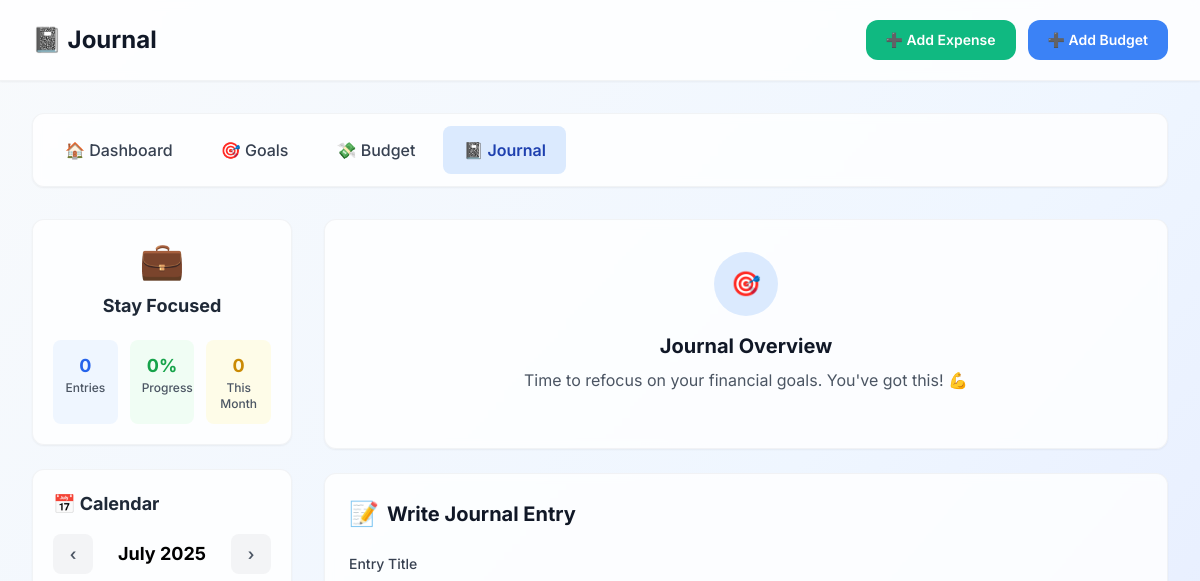
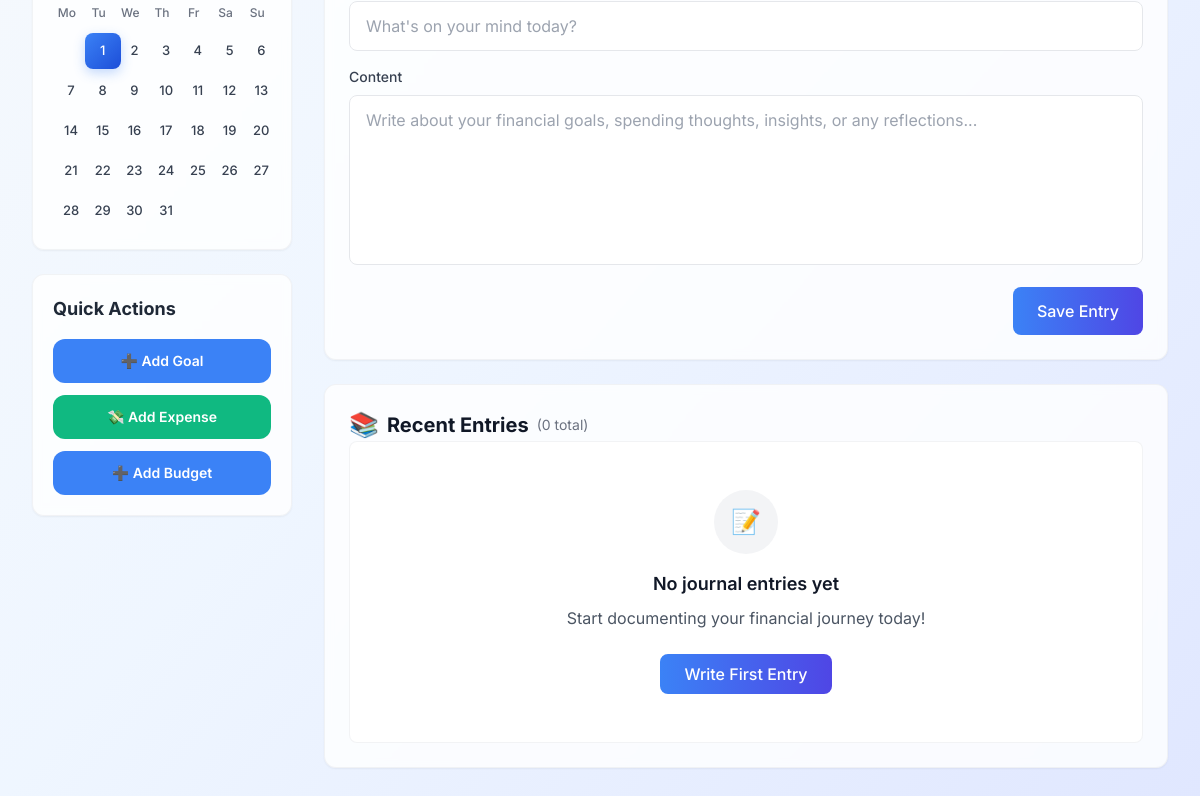
/journal, run on an earlier commit of the app's database (2 pictures, top to bottom).
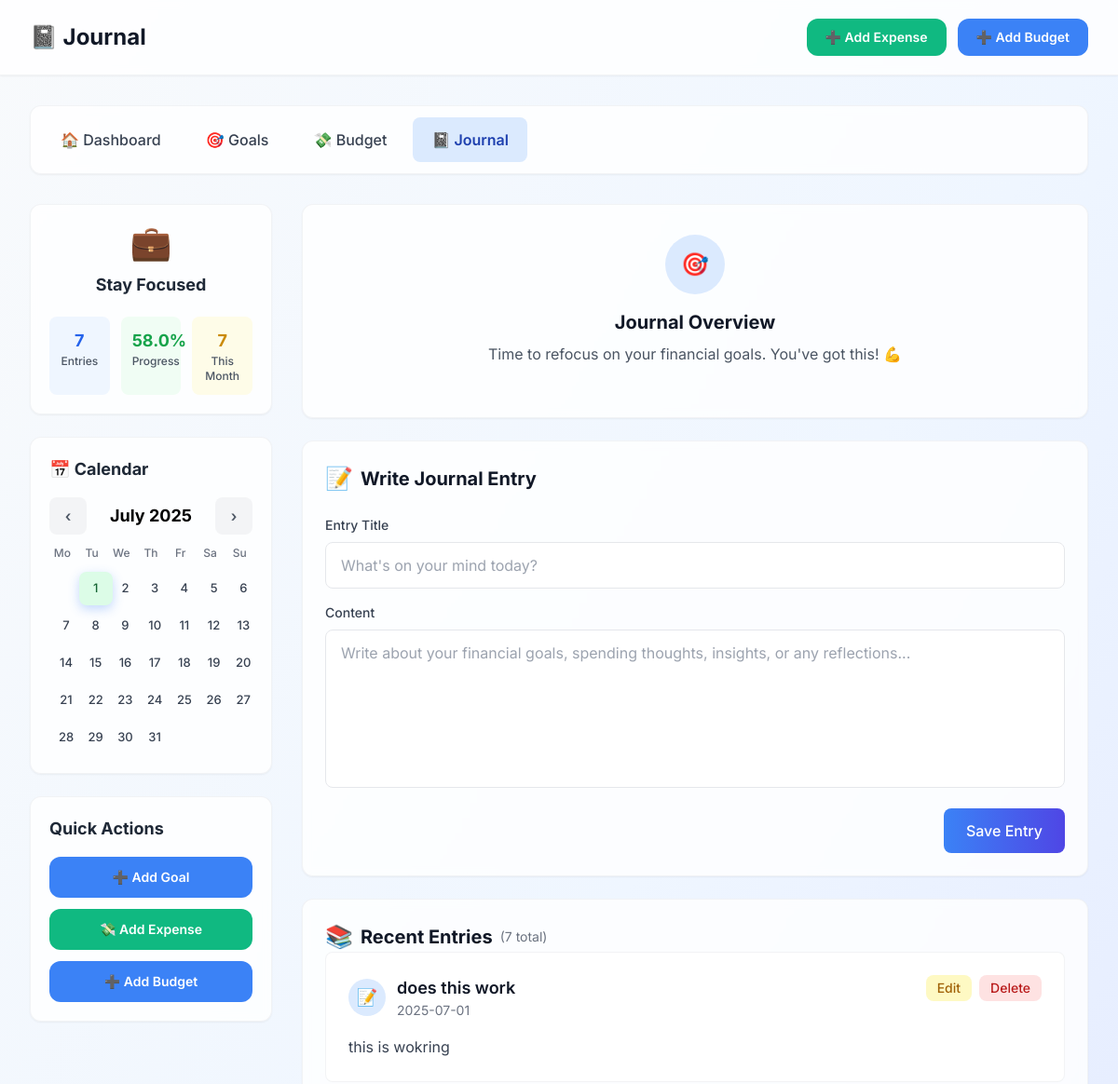
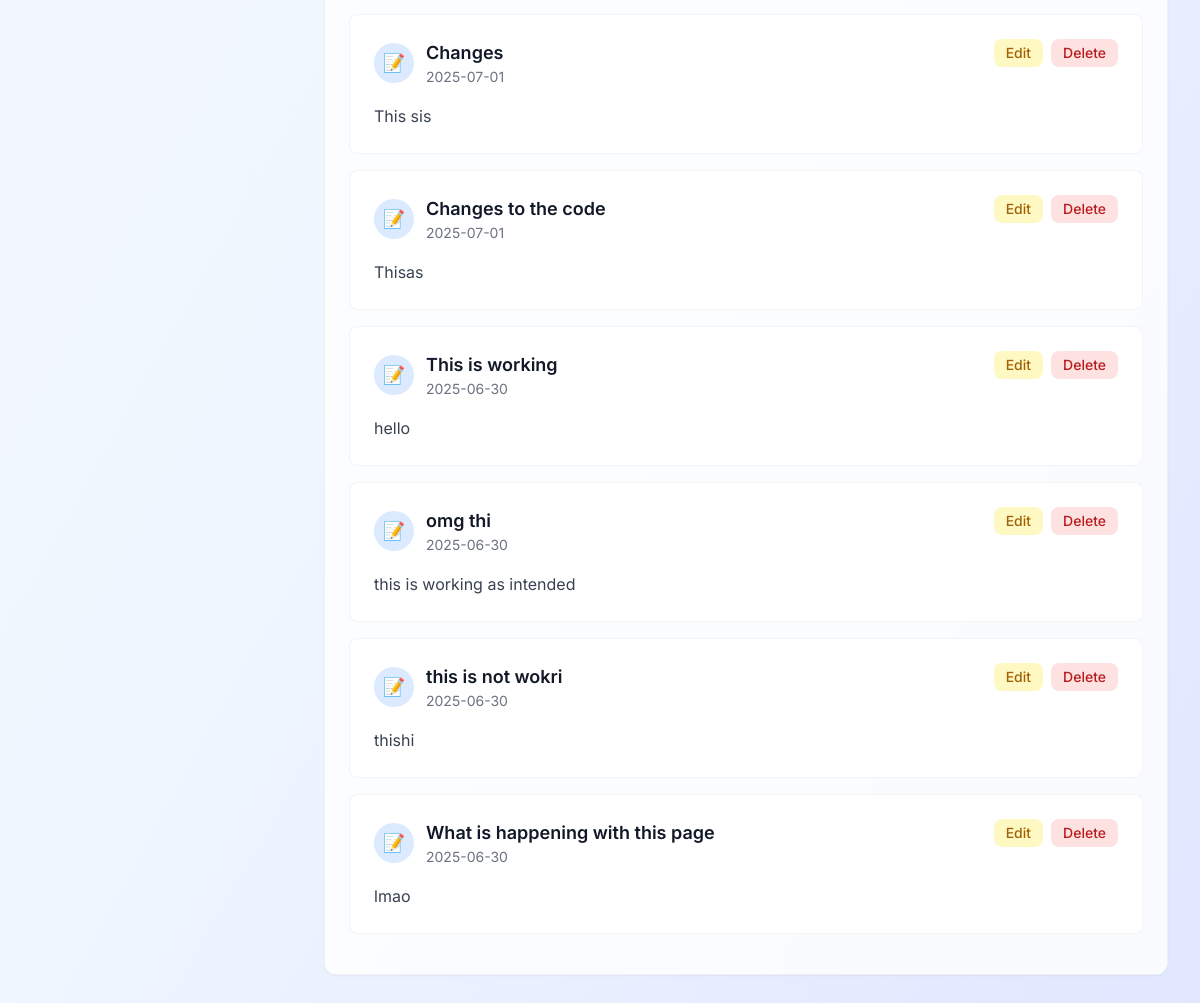
And on a later commit of the database (2 pictures, top to bottom).
### tables this page shows
CREATE TABLE journal (
            id INTEGER PRIMARY KEY AUTOINCREMENT,
            title TEXT NOT NULL,
            content TEXT NOT NULL,
            date TEXT NOT NULL,
            formatted_date TEXT GENERATED ALWAYS AS (
                strftime('%d %b %Y', date)
            ) STORED,
            created_at DATETIME DEFAULT CURRENT_TIMESTAMP
        );

### app.py (the view)
@app.route('/journal')
def view_journal():
    today = datetime.now().strftime('%Y-%m-%d')
    with sqlite3.connect('finance.db') as conn:
        cursor = conn.cursor()
        cursor.execute("""
            SELECT id, title, content, date, strftime('%d %b %Y', date) as formatted_date
            FROM journal
            ORDER BY date DESC
        """)
        entries = cursor.fetchall()
        current_month = today[:7]
        cursor.execute("""
            SELECT DISTINCT strftime('%d', date)
            FROM journal
            WHERE strftime('%Y-%m', date) = ?
        """, (current_month,))
        days_with_entries = [int(day[0]) for day in cursor.fetchall()]
    return render_template('journal.html',
                          entries=entries,
                          entry_days=days_with_entries,
                          days=range(1, 32),
                          current_date=today)

### templates/journal.html (shortened to what the changed rows need)
<!DOCTYPE html>
<html lang="en">
<head>
    <script src="https://cdn.tailwindcss.com"></script>
</head>
<body class="bg-gradient-to-br from-slate-50 via-blue-50 to-indigo-100 min-h-screen">
    <div class="bg-white/80 backdrop-blur-sm shadow-sm border-b border-gray-200/50">
        <div class="max-w-7xl mx-auto px-4 sm:px-6 lg:px-8">
            <div class="flex justify-between items-center py-5">
                <h1 class="text-2xl font-bold text-gray-900 flex items-center gap-3">
                    📓 Journal
                </h1>
            </div>
        </div>
    </div>
    <div class="max-w-7xl mx-auto px-4 sm:px-6 lg:px-8 py-8">
        <div class="grid grid-cols-1 lg:grid-cols-4 gap-8">
            <aside class="lg:col-span-1">
                <div class="bg-white/80 backdrop-blur-sm rounded-xl shadow-sm p-5 mb-6 border border-gray-200/50">
                    <div class="financial-status-overview">
                        <div class="grid grid-cols-3 gap-3 text-center">
                            <div class="bg-blue-50 p-3 rounded-lg">
                                <div class="font-bold text-blue-600 text-lg" id="entryCount">{{ entries|length if entries else 0 }}</div>
                                <div class="text-xs text-gray-600 font-medium">Entries</div>
                            </div>
                            <div class="bg-green-50 p-3 rounded-lg">
                                <div class="font-bold text-green-600 text-lg" id="progressPercent">{{ ((entries|length / (entries|length + 5)) * 100)|round if entries else 0 }}%</div>
                                <div class="text-xs text-gray-600 font-medium">Progress</div>
                            </div>
                            <div class="bg-yellow-50 p-3 rounded-lg">
                                <div class="font-bold text-yellow-600 text-lg" id="monthlyCount">{{ entries|length if entries else 0 }}</div>
                                <div class="text-xs text-gray-600 font-medium">This Month</div>
                            </div>
                        </div>
                    </div>
                </div>
                <div class="bg-white/80 backdrop-blur-sm rounded-xl shadow-sm p-5 mb-6 border border-gray-200/50">
                    <div class="calendar" role="region" aria-label="Calendar">
                        <div class="month mb-3">
                            <div class="flex items-center justify-between">
                            </div>
                        </div>
                        <div class="grid grid-cols-7 gap-1 text-xs text-gray-500 mb-3 text-center font-medium">
                            <div>Mo</div><div>Tu</div><div>We</div><div>Th</div><div>Fr</div><div>Sa</div><div>Su</div>
                        </div>
                        <div class="days grid grid-cols-7 gap-1"></div>
                    </div>
                </div>
            </aside>
            <main class="lg:col-span-3 space-y-6">
                <div class="bg-white/80 backdrop-blur-sm rounded-xl shadow-sm p-8 text-center border border-gray-200/50">
                    <h2 class="text-xl font-bold text-gray-900 mb-2">Journal Overview</h2>
                </div>
                <div class="bg-white/80 backdrop-blur-sm rounded-xl shadow-sm p-6 border border-gray-200/50">
                    <h2 class="text-xl font-bold text-gray-900 mb-6 flex items-center gap-2">
                        <span class="text-2xl">📝</span>
                        Write Journal Entry
                    </h2>
                </div>
                <div class="bg-white/80 backdrop-blur-sm rounded-xl shadow-sm p-6 border border-gray-200/50">
                    <h2 class="text-xl font-bold text-gray-900 flex items-center gap-2">
                        <span class="text-2xl">📚</span>
                        Recent Entries
                        <span class="text-sm text-gray-500 font-normal">({{ entries|length if entries else 0 }} total)</span>
                    </h2>
                    {% for entry in entries %}
                    <div class="bg-white rounded-lg p-6 hover:shadow-lg transition-all duration-200 entry-item border border-gray-200/50 mb-4" id="entry-{{ entry[0] }}">
                        <div class="flex items-start justify-between mb-4">
                            <div class="flex items-center gap-3">
                                <div class="w-10 h-10 bg-blue-100 rounded-full flex items-center justify-center">
                                    <span class="text-lg">📝</span>
                                </div>
                                <div>
                                    <h3 class="font-semibold text-gray-900 text-lg">{{ entry[1] }}</h3>
                                    <p class="text-sm text-gray-500">{{ entry[4] if entry[4] else entry[3] }}</p>
                                </div>
                            </div>
                            <div class="flex items-center gap-2">
                                <button onclick="editEntry('{{ entry[0] }}')" type="button" class="px-3 py-1 bg-yellow-100 text-yellow-700 rounded-lg text-sm font-medium hover:bg-yellow-200 transition-colors">
                                    Edit
                                </button>
                                <button onclick="deleteEntry('{{ entry[0] }}')" type="button" class="px-3 py-1 bg-red-100 text-red-700 rounded-lg text-sm font-medium hover:bg-red-200 transition-colors">
                                    Delete
                                </button>
                            </div>
                        </div>
                        <div class="text-gray-700 leading-relaxed whitespace-pre-line pl-13">{{ entry[2] }}</div>
                    </div>
                    {% endfor %}
                    {% if not entries %}
                    <div class="bg-white p-12 text-center rounded-lg border border-gray-200/50">
                        <div class="w-16 h-16 bg-gray-100 rounded-full flex items-center justify-center mx-auto mb-4">
                            <span class="text-2xl">📝</span>
                        </div>
                        <h3 class="text-lg font-semibold text-gray-900 mb-2">No journal entries yet</h3>
                        <p class="text-gray-600 mb-6">Start documenting your financial journey today!</p>
                        <button onclick="document.getElementById('title').focus()" class="bg-gradient-to-r from-blue-500 to-indigo-600 text-white px-6 py-2 rounded-lg font-medium">
                            Write First Entry
                        </button>
                    </div>
                    {% endif %}
                </div>
            </main>
        </div>
    </div>
</body>
</html>

What changed in the data, as far as the page shows it:
added journal: title "does this work", date "2025-07-01", content "this is wokring"
added journal: title "Changes", date "2025-07-01", content "This sis"
added journal: title "Changes to the code", date "2025-07-01", content "Thisas"
added journal: title "This is working", date "2025-06-30", content "hello"
added journal: title "omg thi", date "2025-06-30", content "this is working as intended"
added journal: title "this is not wokri", date "2025-06-30", content "thishi"
added journal: title "What is happening with this page", date "2025-06-30", content "lmao"
Also different on the page:
{{ entries|length if entries else 0 }}: "0" → "7"
text no longer shown: "0 📝 No journal entries yet Start documenting your financial journey today! Write First Entry"
text now shown: "58.0"
